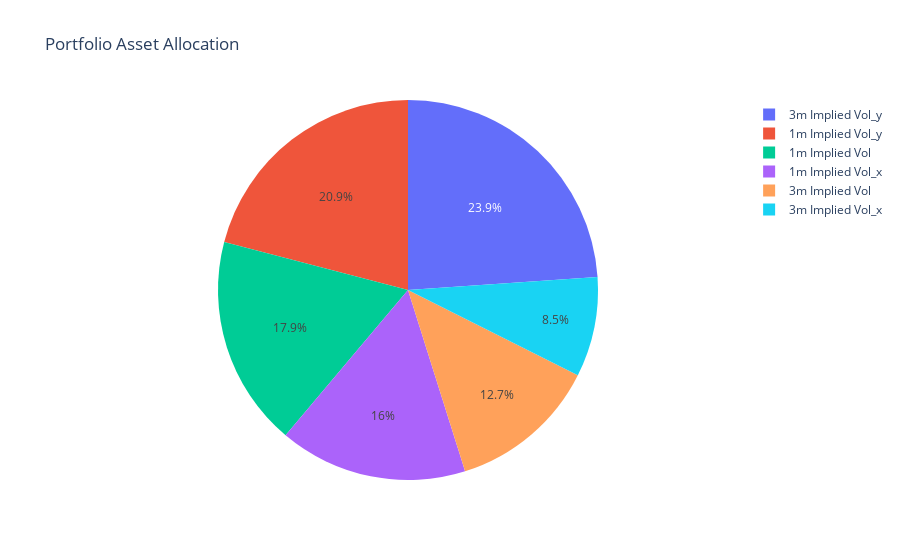

The notebook cell saved with this chart:
### Code cell
#Portfolio Asset Allocation. 
#w1=[0.22729172, 0.24745321, 0.19445849, 0.11291468, 0.21788191]
allocation_pct =[0.1600351 , 0.08496445, 0.20925847, 0.23901886, 0.17930029, 0.12742284]


fig = go.Figure(data=[go.Pie(labels=stock_names, values=allocation_pct)])
fig.update_layout(title="Portfolio Asset Allocation")
fig.show()

### Figure 1 — Plotly figure (JSON) as saved in the notebook; plotly's stock layout.template omitted (floating-point values rounded to 4 significant figures)
{"data": [{"labels": ["1m Implied Vol_x", "3m Implied Vol_x", "1m Implied Vol_y", "3m Implied Vol_y", "1m Implied Vol", "3m Implied Vol"], "type": "pie", "values": [0.16, 0.08496, 0.2093, 0.239, 0.1793, 0.1274]}], "layout": {"title": {"text": "Portfolio Asset Allocation"}}}
